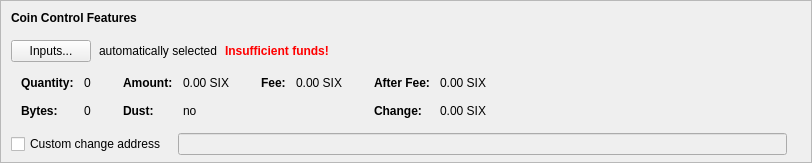
    <widget class="QFrame" name="frameCoinControl">
     <property name="sizePolicy">
      <sizepolicy hsizetype="Expanding" vsizetype="Expanding">
       <horstretch>0</horstretch>
       <verstretch>0</verstretch>
      </sizepolicy>
     </property>
     <property name="maximumSize">
      <size>
       <width>16777215</width>
       <height>16777215</height>
      </size>
     </property>
     <property name="frameShape">
      <enum>QFrame::StyledPanel</enum>
     </property>
     <property name="frameShadow">
      <enum>QFrame::Sunken</enum>
     </property>
     <layout class="QVBoxLayout" name="verticalLayoutCoinControl2">
      <property name="spacing">
       <number>0</number>
      </property>
      <property name="leftMargin">
       <number>0</number>
      </property>
      <property name="topMargin">
       <number>0</number>
      </property>
      <property name="rightMargin">
       <number>0</number>
      </property>
      <property name="bottomMargin">
       <number>6</number>
      </property>
      <item>
       <layout class="QVBoxLayout" name="verticalLayoutCoinControl" stretch="0,0,0,0,1">
        <property name="spacing">
         <number>0</number>
        </property>
        <property name="leftMargin">
         <number>10</number>
        </property>
        <property name="topMargin">
         <number>10</number>
        </property>
        <item>
         <layout class="QHBoxLayout" name="horizontalLayoutCoinControl1">
          <property name="bottomMargin">
           <number>15</number>
          </property>
          <item>
           <widget class="QLabel" name="labelCoinControlFeatures">
            <property name="sizePolicy">
             <sizepolicy hsizetype="Preferred" vsizetype="Maximum">
              <horstretch>0</horstretch>
              <verstretch>0</verstretch>
             </sizepolicy>
            </property>
            <property name="font">
             <font>
              <weight>75</weight>
              <bold>true</bold>
             </font>
            </property>
            <property name="styleSheet">
             <string notr="true">font-weight:bold;</string>
            </property>
            <property name="text">
             <string>Coin Control Features</string>
            </property>
           </widget>
          </item>
         </layout>
        </item>
        <item>
         <layout class="QHBoxLayout" name="horizontalLayoutCoinControl2" stretch="0,0,0,0">
          <property name="spacing">
           <number>8</number>
          </property>
          <property name="bottomMargin">
           <number>10</number>
          </property>
          <item>
           <widget class="QPushButton" name="pushButtonCoinControl">
            <property name="styleSheet">
             <string notr="true"/>
            </property>
            <property name="text">
             <string>Inputs...</string>
            </property>
            <property name="autoDefault">
             <bool>false</bool>
            </property>
           </widget>
          </item>
          <item>
           <widget class="QLabel" name="labelCoinControlAutomaticallySelected">
            <property name="text">
             <string>automatically selected</string>
            </property>
            <property name="margin">
             <number>5</number>
            </property>
           </widget>
          </item>
          <item>
           <widget class="QLabel" name="labelCoinControlInsuffFunds">
            <property name="font">
             <font>
              <weight>75</weight>
              <bold>true</bold>
             </font>
            </property>
            <property name="styleSheet">
             <string notr="true">color:red;font-weight:bold;</string>
            </property>
            <property name="text">
             <string>Insufficient funds!</string>
            </property>
            <property name="margin">
             <number>5</number>
            </property>
           </widget>
          </item>
          <item>
           <spacer name="horizontalSpacerCoinControl">
            <property name="orientation">
             <enum>Qt::Horizontal</enum>
            </property>
            <property name="sizeHint" stdset="0">
             <size>
              <width>40</width>
              <height>1</height>
             </size>
            </property>
           </spacer>
          </item>
         </layout>
        </item>
        <item>
         <widget class="QWidget" name="widgetCoinControl" native="true">
          <property name="sizePolicy">
           <sizepolicy hsizetype="Preferred" vsizetype="Preferred">
            <horstretch>0</horstretch>
            <verstretch>0</verstretch>
           </sizepolicy>
          </property>
          <property name="minimumSize">
           <size>
            <width>0</width>
            <height>0</height>
           </size>
          </property>
          <property name="styleSheet">
           <string notr="true"/>
          </property>
          <layout class="QHBoxLayout" name="horizontalLayoutCoinControl5">
           <property name="leftMargin">
            <number>0</number>
           </property>
           <property name="topMargin">
            <number>0</number>
           </property>
           <property name="rightMargin">
            <number>0</number>
           </property>
           <property name="bottomMargin">
            <number>0</number>
           </property>
           <item>
            <layout class="QHBoxLayout" name="horizontalLayoutCoinControl3" stretch="0,0,0,1">
             <property name="spacing">
              <number>20</number>
             </property>
             <property name="topMargin">
              <number>0</number>
             </property>
             <property name="bottomMargin">
              <number>10</number>
             </property>
             <item>
              <layout class="QFormLayout" name="formLayoutCoinControl1">
               <property name="horizontalSpacing">
                <number>10</number>
               </property>
               <property name="verticalSpacing">
                <number>14</number>
               </property>
               <property name="leftMargin">
                <number>10</number>
               </property>
               <property name="topMargin">
                <number>4</number>
               </property>
               <property name="rightMargin">
                <number>6</number>
               </property>
               <item row="0" column="0">
                <widget class="QLabel" name="labelCoinControlQuantityText">
                 <property name="font">
                  <font>
                   <weight>75</weight>
                   <bold>true</bold>
                  </font>
                 </property>
                 <property name="text">
                  <string>Quantity:</string>
                 </property>
                 <property name="margin">
                  <number>0</number>
                 </property>
                </widget>
               </item>
               <item row="0" column="1">
                <widget class="QLabel" name="labelCoinControlQuantity">
                 <property name="cursor">
                  <cursorShape>IBeamCursor</cursorShape>
                 </property>
                 <property name="contextMenuPolicy">
                  <enum>Qt::ActionsContextMenu</enum>
                 </property>
                 <property name="text">
                  <string notr="true">0</string>
                 </property>
                 <property name="margin">
                  <number>0</number>
                 </property>
                 <property name="textInteractionFlags">
                  <set>Qt::LinksAccessibleByMouse|Qt::TextSelectableByKeyboard|Qt::TextSelectableByMouse</set>
                 </property>
                </widget>
               </item>
               <item row="1" column="0">
                <widget class="QLabel" name="labelCoinControlBytesText">
                 <property name="font">
                  <font>
                   <weight>75</weight>
                   <bold>true</bold>
                  </font>
                 </property>
                 <property name="text">
                  <string>Bytes:</string>
                 </property>
                </widget>
               </item>
               <item row="1" column="1">
                <widget class="QLabel" name="labelCoinControlBytes">
                 <property name="cursor">
                  <cursorShape>IBeamCursor</cursorShape>
                 </property>
                 <property name="contextMenuPolicy">
                  <enum>Qt::ActionsContextMenu</enum>
                 </property>
                 <property name="text">
                  <string notr="true">0</string>
                 </property>
                 <property name="textInteractionFlags">
                  <set>Qt::LinksAccessibleByMouse|Qt::TextSelectableByKeyboard|Qt::TextSelectableByMouse</set>
                 </property>
                </widget>
               </item>
              </layout>
             </item>
             <item>
              <layout class="QFormLayout" name="formLayoutCoinControl2">
               <property name="horizontalSpacing">
                <number>10</number>
               </property>
               <property name="verticalSpacing">
                <number>14</number>
               </property>
               <property name="leftMargin">
                <number>6</number>
               </property>
               <property name="topMargin">
                <number>4</number>
               </property>
               <property name="rightMargin">
                <number>6</number>
               </property>
               <item row="0" column="0">
                <widget class="QLabel" name="labelCoinControlAmountText">
                 <property name="font">
                  <font>
                   <weight>75</weight>
                   <bold>true</bold>
                  </font>
                 </property>
                 <property name="text">
                  <string>Amount:</string>
                 </property>
                 <property name="margin">
                  <number>0</number>
                 </property>
                </widget>
               </item>
               <item row="0" column="1">
                <widget class="QLabel" name="labelCoinControlAmount">
                 <property name="cursor">
                  <cursorShape>IBeamCursor</cursorShape>
                 </property>
                 <property name="contextMenuPolicy">
                  <enum>Qt::ActionsContextMenu</enum>
                 </property>
                 <property name="text">
                  <string notr="true">0.00 SIX</string>
                 </property>
                 <property name="textInteractionFlags">
                  <set>Qt::LinksAccessibleByMouse|Qt::TextSelectableByKeyboard|Qt::TextSelectableByMouse</set>
                 </property>
                </widget>
               </item>
               <item row="1" column="0">
                <widget class="QLabel" name="labelCoinControlLowOutputText">
                 <property name="font">
                  <font>
                   <weight>75</weight>
                   <bold>true</bold>
                  </font>
                 </property>
                 <property name="text">
                  <string>Dust:</string>
                 </property>
                </widget>
               </item>
               <item row="1" column="1">
                <widget class="QLabel" name="labelCoinControlLowOutput">
                 <property name="cursor">
                  <cursorShape>IBeamCursor</cursorShape>
                 </property>
                 <property name="contextMenuPolicy">
                  <enum>Qt::ActionsContextMenu</enum>
                 </property>
                 <property name="text">
                  <string notr="true">no</string>
                 </property>
                 <property name="textInteractionFlags">
                  <set>Qt::LinksAccessibleByMouse|Qt::TextSelectableByKeyboard|Qt::TextSelectableByMouse</set>
                 </property>
                </widget>
               </item>
              </layout>
             </item>
             <item>
              <layout class="QFormLayout" name="formLayoutCoinControl3">
               <property name="horizontalSpacing">
                <number>10</number>
               </property>
               <property name="verticalSpacing">
                <number>14</number>
               </property>
               <property name="leftMargin">
                <number>6</number>
               </property>
               <property name="topMargin">
                <number>4</number>
               </property>
               <property name="rightMargin">
                <number>6</number>
               </property>
               <item row="0" column="0">
                <widget class="QLabel" name="labelCoinControlFeeText">
                 <property name="font">
                  <font>
                   <weight>75</weight>
                   <bold>true</bold>
                  </font>
                 </property>
                 <property name="text">
                  <string>Fee:</string>
                 </property>
                 <property name="margin">
                  <number>0</number>
                 </property>
                </widget>
               </item>
               <item row="0" column="1">
                <widget class="QLabel" name="labelCoinControlFee">
                 <property name="cursor">
                  <cursorShape>IBeamCursor</cursorShape>
                 </property>
                 <property name="contextMenuPolicy">
                  <enum>Qt::ActionsContextMenu</enum>
                 </property>
                 <property name="text">
                  <string notr="true">0.00 SIX</string>
                 </property>
                 <property name="textInteractionFlags">
                  <set>Qt::LinksAccessibleByMouse|Qt::TextSelectableByKeyboard|Qt::TextSelectableByMouse</set>
                 </property>
                </widget>
               </item>
              </layout>
             </item>
             <item>
              <layout class="QFormLayout" name="formLayoutCoinControl4">
               <property name="horizontalSpacing">
                <number>10</number>
               </property>
               <property name="verticalSpacing">
                <number>14</number>
               </property>
               <property name="leftMargin">
                <number>6</number>
               </property>
               <property name="topMargin">
                <number>4</number>
               </property>
               <property name="rightMargin">
                <number>6</number>
               </property>
               <item row="0" column="0">
                <widget class="QLabel" name="labelCoinControlAfterFeeText">
                 <property name="font">
                  <font>
                   <weight>75</weight>
                   <bold>true</bold>
                  </font>
                 </property>
                 <property name="text">
                  <string>After Fee:</string>
                 </property>
                 <property name="margin">
                  <number>0</number>
                 </property>
                </widget>
               </item>
               <item row="0" column="1">
                <widget class="QLabel" name="labelCoinControlAfterFee">
                 <property name="cursor">
                  <cursorShape>IBeamCursor</cursorShape>
                 </property>
                 <property name="contextMenuPolicy">
                  <enum>Qt::ActionsContextMenu</enum>
                 </property>
                 <property name="text">
                  <string notr="true">0.00 SIX</string>
                 </property>
                 <property name="textInteractionFlags">
                  <set>Qt::LinksAccessibleByMouse|Qt::TextSelectableByKeyboard|Qt::TextSelectableByMouse</set>
                 </property>
                </widget>
               </item>
               <item row="1" column="0">
                <widget class="QLabel" name="labelCoinControlChangeText">
                 <property name="font">
                  <font>
                   <weight>75</weight>
                   <bold>true</bold>
                  </font>
                 </property>
                 <property name="text">
                  <string>Change:</string>
                 </property>
                </widget>
               </item>
               <item row="1" column="1">
                <widget class="QLabel" name="labelCoinControlChange">
                 <property name="cursor">
                  <cursorShape>IBeamCursor</cursorShape>
                 </property>
                 <property name="contextMenuPolicy">
                  <enum>Qt::ActionsContextMenu</enum>
                 </property>
                 <property name="text">
                  <string notr="true">0.00 SIX</string>
                 </property>
                 <property name="textInteractionFlags">
                  <set>Qt::LinksAccessibleByMouse|Qt::TextSelectableByKeyboard|Qt::TextSelectableByMouse</set>
                 </property>
                </widget>
               </item>
              </layout>
             </item>
            </layout>
           </item>
          </layout>
         </widget>
        </item>
        <item>
         <layout class="QHBoxLayout" name="horizontalLayoutCoinControl4" stretch="0,0,0">
          <property name="spacing">
           <number>12</number>
          </property>
          <property name="sizeConstraint">
           <enum>QLayout::SetDefaultConstraint</enum>
          </property>
          <property name="topMargin">
           <number>5</number>
          </property>
          <property name="rightMargin">
           <number>5</number>
          </property>
          <item>
           <widget class="QCheckBox" name="checkBoxCoinControlChange">
            <property name="toolTip">
             <string>If this is activated, but the change address is empty or invalid, change will be sent to a newly generated address.</string>
            </property>
            <property name="text">
             <string>Custom change address</string>
            </property>
           </widget>
          </item>
          <item>
           <widget class="QValidatedLineEdit" name="lineEditCoinControlChange">
            <property name="enabled">
             <bool>false</bool>
            </property>
            <property name="sizePolicy">
             <sizepolicy hsizetype="Expanding" vsizetype="Fixed">
              <horstretch>0</horstretch>
              <verstretch>0</verstretch>
             </sizepolicy>
            </property>
           </widget>
          </item>
          <item>
           <widget class="QLabel" name="labelCoinControlChangeLabel">
            <property name="sizePolicy">
             <sizepolicy hsizetype="Preferred" vsizetype="Expanding">
              <horstretch>0</horstretch>
              <verstretch>0</verstretch>
             </sizepolicy>
            </property>
            <property name="minimumSize">
             <size>
              <width>0</width>
              <height>0</height>
             </size>
            </property>
            <property name="text">
             <string/>
            </property>
            <property name="margin">
             <number>3</number>
            </property>
           </widget>
          </item>
         </layout>
        </item>
        <item>
         <spacer name="verticalSpacerCoinControl">
          <property name="orientation">
           <enum>Qt::Vertical</enum>
          </property>
          <property name="sizeHint" stdset="0">
           <size>
            <width>800</width>
            <height>1</height>
           </size>
          </property>
         </spacer>
        </item>
       </layout>
      </item>
     </layout>
    </widget>
